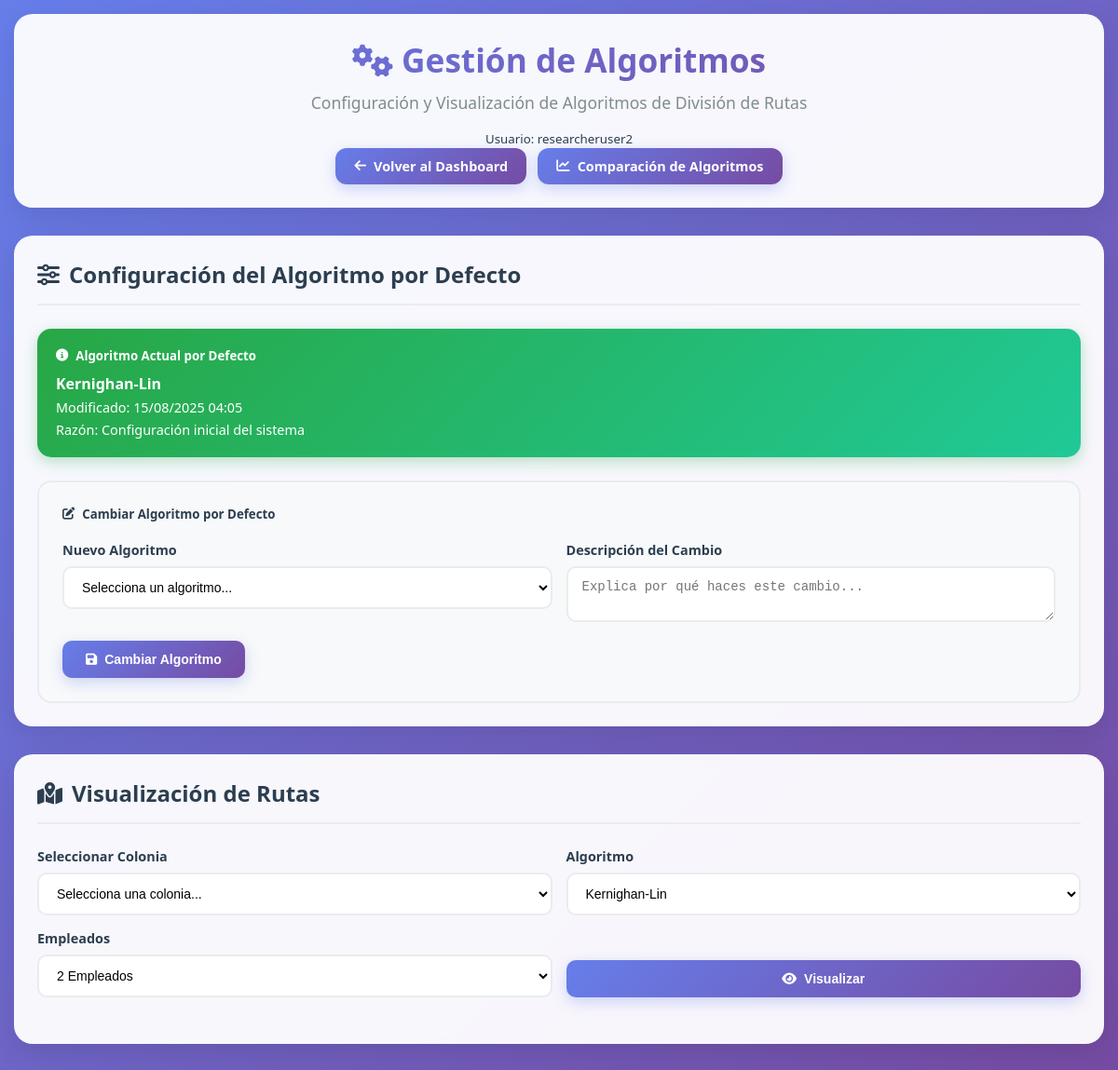
Page /accounts/gestion_algoritmos/ (signed in) on the committed database.
### accounts/models.py (models this page shows, shortened)
class User(AbstractUser):
    ROLE_CHOICES = [
        ('admin', 'Admin'),
        ('staff', 'Staff'),
        ('employee', 'Employee'),
        ('researcher', 'Researcher'),
    ]
    role = models.CharField(max_length=20, choices=ROLE_CHOICES, default='employee')

### core/models.py (models this page shows, shortened)
class ConfiguracionAlgoritmo(models.Model):
    ALGORITMOS_CHOICES = [
        ('kernighan_lin', 'Kernighan-Lin'),
        ('kmeans', 'K-Means Clustering'),
        ('dbscan', 'DBSCAN Clustering'),
        ('spectral', 'Spectral Clustering'),
        ('voronoi', 'Voronoi Diagram'),
        ('random', 'División Aleatoria'),
    ]
    algoritmo_por_defecto = models.CharField(
        max_length=20,
        choices=ALGORITMOS_CHOICES,
        default='kernighan_lin',
        help_text='Algoritmo que se usará por defecto en el sistema'
    )
    descripcion = models.TextField(
        blank=True,
        help_text='Descripción de por qué se eligió este algoritmo'
    )
    activo = models.BooleanField(
        default=True,
        help_text='Indica si esta configuración está activa'
    )
    fecha_creacion = models.DateTimeField(auto_now_add=True)
    fecha_modificacion = models.DateTimeField(auto_now=True)
    modificado_por = models.ForeignKey(
        settings.AUTH_USER_MODEL,
        on_delete=models.SET_NULL,
        null=True,
        blank=True,
        help_text='Usuario que realizó el último cambio'
    )
    class Meta:
        verbose_name = 'Configuración de Algoritmo'
        verbose_name_plural = 'Configuraciones de Algoritmos'

### accounts/views.py (the view)
# urls.py: path('gestion_algoritmos/', gestion_algoritmos_dashboard, name='gestion_algoritmos_dashboard'),
@login_required
def gestion_algoritmos_dashboard(request):
    if request.user.role != 'researcher':
        return redirect('login')
    from core.models import ConfiguracionAlgoritmo, ColoniaProcesada, EficienciaAlgoritmica
    config_actual = ConfiguracionAlgoritmo.objects.filter(activo=True).first()
    if not config_actual:
        config_actual = ConfiguracionAlgoritmo.objects.create(
            algoritmo_por_defecto='kernighan_lin',
            descripcion='Configuración inicial del sistema',
            activo=True
        )
    colonias_disponibles = ColoniaProcesada.objects.filter(
        poligono_geojson__isnull=False
    ).order_by('nombre')
    ultimas_ejecuciones = EficienciaAlgoritmica.objects.select_related('colonia').order_by('-fecha_ejecucion')[:10]
    context = {
        'researcher_user': request.user,
        'config_actual': config_actual,
        'colonias_disponibles': colonias_disponibles,
        'ultimas_ejecuciones': ultimas_ejecuciones,
        'algoritmos_disponibles': ConfiguracionAlgoritmo.ALGORITMOS_CHOICES,
    }
    return render(request, 'gestion_algoritmos_dashboard.html', context)

### accounts/templates/gestion_algoritmos_dashboard.html (shortened to what this page needs)
<!DOCTYPE html>
<html lang="es">
<head>
    <link href="https://cdnjs.cloudflare.com/ajax/libs/font-awesome/6.4.0/css/all.min.css" rel="stylesheet">
    <link rel="stylesheet" href="https://unpkg.com/leaflet@1.9.4/dist/leaflet.css" />
</head>
<body>
    <div class="dashboard-container">
        <div class="main-header">
            <h1><i class="fas fa-cogs"></i> Gestión de Algoritmos</h1>
            <p>Configuración y Visualización de Algoritmos de División de Rutas</p>
            <small>Usuario: {{ researcher_user.username }}</small>
            <div class="nav-buttons">
                <a href="{% url 'researcher_dashboard' %}" class="nav-btn">
                    <i class="fas fa-arrow-left"></i> Volver al Dashboard
                </a>
                <a href="{% url 'comparacion_algoritmos_dashboard' %}" class="nav-btn">
                    <i class="fas fa-chart-line"></i> Comparación de Algoritmos
                </a>
            </div>
        </div>
        <div class="config-panel">
            <div class="panel-header">
                <h3 class="panel-title">
                    <i class="fas fa-sliders-h"></i> Configuración del Algoritmo por Defecto
                </h3>
            </div>
            <div class="current-algorithm">
                <h5><i class="fas fa-info-circle"></i> Algoritmo Actual por Defecto</h5>
                {% if config_actual %}
                    <p style="margin-bottom: 5px;"><strong>{{ config_actual.get_algoritmo_por_defecto_display }}</strong></p>
                    <p style="margin-bottom: 5px; font-size: 0.9rem;">Modificado: {{ config_actual.fecha_modificacion|date:"d/m/Y H:i" }}</p>
                    {% if config_actual.descripcion %}
                        <p style="margin: 0; font-size: 0.9rem;">Razón: {{ config_actual.descripcion }}</p>
                    {% endif %}
                {% else %}
                    <p style="margin: 0;"><strong>Kernighan-Lin</strong> (configuración por defecto del sistema)</p>
                {% endif %}
            </div>
            <div class="algorithm-form">
                <h5><i class="fas fa-edit"></i> Cambiar Algoritmo por Defecto</h5>
                <form id="cambiarAlgoritmoForm">
                    <div class="form-row">
                        <div class="form-group">
                            <label for="nuevoAlgoritmo" class="form-label">Nuevo Algoritmo</label>
                            <select class="form-select" id="nuevoAlgoritmo" required>
                                <option value="">Selecciona un algoritmo...</option>
                            </select>
                        </div>
                        <div class="form-group">
                            <label for="descripcionCambio" class="form-label">Descripción del Cambio</label>
                            <textarea class="form-control" id="descripcionCambio" rows="2"
                                      placeholder="Explica por qué haces este cambio..."></textarea>
                        </div>
                    </div>
                    <button type="submit" class="btn btn-primary">
                        <i class="fas fa-save"></i> Cambiar Algoritmo
                    </button>
                </form>
            </div>
        </div>
        <div class="visualization-panel">
            <div class="panel-header">
                <h3 class="panel-title">
                    <i class="fas fa-map-marked-alt"></i> Visualización de Rutas
                </h3>
            </div>
            <div class="controls-row">
                <div class="form-group">
                    <label for="coloniaVisualizacion" class="form-label">Seleccionar Colonia</label>
                    <select class="form-select" id="coloniaVisualizacion">
                        <option value="">Selecciona una colonia...</option>
                    </select>
                </div>
                <div class="form-group">
                    <label for="algoritmoVisualizacion" class="form-label">Algoritmo</label>
                    <select class="form-select" id="algoritmoVisualizacion">
                        {% for codigo, nombre in algoritmos_disponibles %}
                        <option value="{{ codigo }}">{{ nombre }}</option>
                        {% endfor %}
                    </select>
                </div>
                <div class="form-group">
                    <label for="numEmpleadosVisualizacion" class="form-label">Empleados</label>
                    <select class="form-select" id="numEmpleadosVisualizacion">
                        <option value="2">2 Empleados</option>
                    </select>
                </div>
                <div class="form-group">
                    <button class="btn btn-primary" id="generarVisualizacion">
                        <i class="fas fa-eye"></i> Visualizar
                    </button>
                </div>
            </div>
        </div>
    </div>
</body>
</html>

### accounts/templates/gestion_algoritmos_dashboard.html (style rules this page uses)
* { margin: 0; padding: 0; box-sizing: border-box; }
body { font-family: 'Segoe UI', Tahoma, Geneva, Verdana, sans-serif; background: linear-gradient(135deg, #667eea 0%, #764ba2 100%); min-height: 100vh; color: #2c3e50; }
.dashboard-container { min-height: 100vh; padding: 20px; }
.main-header { background: rgba(255, 255, 255, 0.95); backdrop-filter: blur(10px); color: #2c3e50; padding: 30px; border-radius: 20px; margin-bottom: 30px; box-shadow: 0 10px 30px rgba(0, 0, 0, 0.1); text-align: center; }
.main-header h1 { margin: 0; font-size: 2.5rem; font-weight: 700; background: linear-gradient(135deg, #667eea 0%, #764ba2 100%); -webkit-background-clip: text; -webkit-text-fill-color: transparent; background-clip: text; margin-bottom: 10px; }
.main-header p { color: #7f8c8d; font-size: 1.1rem; margin-bottom: 15px; }
.nav-buttons { display: flex; gap: 15px; justify-content: center; flex-wrap: wrap; }
.nav-btn { padding: 12px 25px; background: linear-gradient(135deg, #667eea 0%, #764ba2 100%); color: white; text-decoration: none; border-radius: 12px; font-weight: 600; transition: all 0.3s ease; box-shadow: 0 5px 15px rgba(102, 126, 234, 0.3); display: flex; align-items: center; gap: 8px; }
.config-panel { background: rgba(255, 255, 255, 0.95); backdrop-filter: blur(10px); border-radius: 20px; box-shadow: 0 10px 30px rgba(0, 0, 0, 0.1); padding: 30px; margin-bottom: 30px; }
.visualization-panel { background: rgba(255, 255, 255, 0.95); backdrop-filter: blur(10px); border-radius: 20px; box-shadow: 0 10px 30px rgba(0, 0, 0, 0.1); padding: 30px; margin-bottom: 30px; }
.panel-header { display: flex; justify-content: space-between; align-items: center; margin-bottom: 25px; padding-bottom: 15px; border-bottom: 2px solid #e9ecef; }
.panel-title { font-size: 1.5rem; font-weight: 600; color: #2c3e50; margin: 0; display: flex; align-items: center; gap: 10px; }
.current-algorithm { background: linear-gradient(135deg, #28a745 0%, #20c997 100%); color: white; padding: 20px; border-radius: 15px; margin-bottom: 25px; box-shadow: 0 5px 15px rgba(40, 167, 69, 0.3); }
.current-algorithm h5 { margin-bottom: 10px; display: flex; align-items: center; gap: 8px; }
.algorithm-form { background: #f8f9fa; padding: 25px; border-radius: 15px; border: 2px solid #e9ecef; }
.algorithm-form h5 { margin-bottom: 20px; color: #2c3e50; display: flex; align-items: center; gap: 8px; }
.form-row { display: grid; grid-template-columns: 1fr 1fr; gap: 20px; margin-bottom: 20px; }
.form-group { display: flex; flex-direction: column; }
.form-label { font-weight: 600; color: #2c3e50; margin-bottom: 8px; font-size: 0.9rem; }
.form-select, .form-control { padding: 12px 15px; border: 2px solid #e9ecef; border-radius: 10px; font-size: 14px; background: white; transition: all 0.3s ease; }
.btn { padding: 12px 25px; border: none; border-radius: 10px; font-size: 14px; font-weight: 600; cursor: pointer; transition: all 0.3s ease; display: flex; align-items: center; justify-content: center; gap: 8px; }
.btn-primary { background: linear-gradient(135deg, #667eea 0%, #764ba2 100%); color: white; box-shadow: 0 5px 15px rgba(102, 126, 234, 0.3); }
.controls-row { display: grid; grid-template-columns: 1fr 1fr 1fr auto; gap: 15px; align-items: end; margin-bottom: 25px; }
@media (max-width: 1200px) { .dashboard-container { padding: 15px; } }
@media (max-width: 1200px) { .main-header { padding: 25px; } }
@media (max-width: 1200px) { .main-header h1 { font-size: 2.2rem; } }
@media (max-width: 1200px) { .nav-buttons { gap: 12px; } }
@media (max-width: 1200px) { .nav-btn { padding: 10px 20px; font-size: 0.9rem; } }
@media (max-width: 1200px) { .config-panel, .visualization-panel { padding: 25px; } }
@media (max-width: 1200px) { .form-row { grid-template-columns: 1fr 1fr; gap: 15px; } }
@media (max-width: 1200px) { .controls-row { grid-template-columns: 1fr 1fr; gap: 15px; } }

### rows in the picture
User: username "researcheruser2"
ConfiguracionAlgoritmo: algoritmo_por_defecto "Kernighan-Lin", fecha_modificacion "15/08/2025 04:05", descripcion "Configuración inicial del sistema"

### other values in the picture
form field value "Kernighan-Lin"
